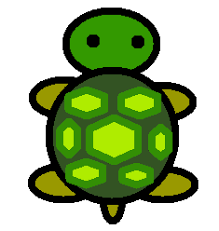
#> input picture images/turtle.png, 219 x 231 px
$ python blur_slow.py
#> lines starting #> are read from the running program, lines starting #| are printed output that depends on the picture
import numpy as np
import cv2
from PIL import Image
from os import path
import time, sys

import LU # see LU.py

WRITE = True

'''
masks must be applied
to flattened-images
'''
# [5 lines left out: function flatten_mult, not called in this run]


'''
apply horizontal
motion-blur to img
'''
def blur(orig_img):
	x = orig_img.flatten()
	L = x.shape[0]
	N = int(round(0.1 * orig_img.shape[0], 0))
	_n = N
	# create mask
	mask = np.zeros((L, L))
	for r, row in enumerate(mask):
		if r+N > L: _n -= 1
		row[r:r+_n] = [round(1/N, 2)]*_n
	# blur image using the mask
	blurred_img = flatten_mult(mask, orig_img)
	if WRITE:
		cv2.imwrite('images/blurred_img.png', blurred_img)
	# normalize pixels, which is required in cv2.imshow()
	blurred_img = (blurred_img-blurred_img.min())/(blurred_img.max()-blurred_img.min())
	return blurred_img, mask


'''
focus-blur
on an img
'''
# [31 lines left out: function focusblur, not called in this run]


'''
unblur an image
given the mask
'''
# [9 lines left out: function unblur, not called in this run]


# .................... demo ....................

img = np.array(cv2.imread('images/turtle.png', cv2.IMREAD_GRAYSCALE))
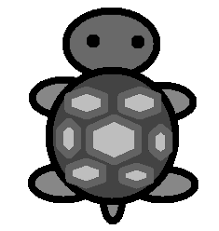
#> img: shape (231, 219); min 0, max 255, mean 170.3
# img = np.random.rand(20,20)
# ......... Choose one................
decision = input("Choose an option:\n[1] Motion Blur\n[2] Out of focus blur:\n")
#> the answer given: out.png
if decision == '2':
	print('out of focus...')
	blurred_img, mask = focusblur(img)
else:
	print('motion blur...')
	blurred_img, mask = blur(img)
#> (the run stopped early here; a loop or call above may not have finished)
